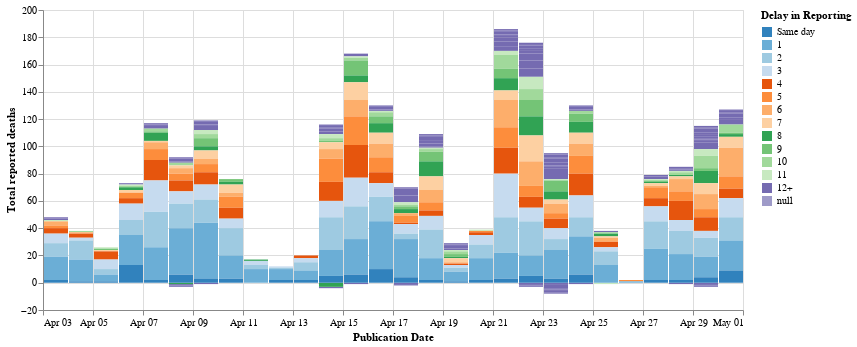

Write notebook code for a chart like this one.
### Code cell
df = data[data['publication_date'] > '2020-04-02']

reported = alt.Chart(df, width=700).mark_bar().encode(
    x=alt.X('monthdate(publication_date)', title="Publication Date"),
    y=alt.Y('n_diff', title='Total reported deaths'),
    order=alt.Order(
      # Sort the segments of the bars by this field
      'days_since_publication',
      sort='ascending'
    ),
    color=alt.Color(
        'lag',
        title='Delay in Reporting',
        sort=labels,
        scale=alt.Scale(scheme='category20c'),
    ),
    tooltip=['N', 'lag']
)

reported

### Figure 1 — Vega-Lite specification as saved in the notebook (floating-point values rounded to 4 significant figures; data arrays with more than 128 entries replaced by an {"elided": "..."} marker saying what was removed)
{"config": {"view": {"continuousWidth": 400, "continuousHeight": 300}}, "data": {"name": "data-0a39d40d10b26c78f6dc1f14c13900fb"}, "mark": "bar", "encoding": {"color": {"type": "nominal", "field": "lag", "scale": {"scheme": "category20c"}, "sort": ["Same day", "1", "2", "3", "4", "5", "6", "7", "8", "9", "10", "11", "12+"], "title": "Delay in Reporting"}, "order": {"type": "quantitative", "field": "days_since_publication", "sort": "ascending"}, "tooltip": [{"type": "quantitative", "field": "N"}, {"type": "nominal", "field": "lag"}], "x": {"type": "temporal", "field": "publication_date", "timeUnit": "monthdate", "title": "Publication Date"}, "y": {"type": "quantitative", "field": "n_diff", "title": "Total reported deaths"}}, "width": 700, "$schema": "https://vega.github.io/schema/vega-lite/v4.8.1.json", "datasets": {"data-0a39d40d10b26c78f6dc1f14c13900fb": {"elided": "1087 records"}}}
